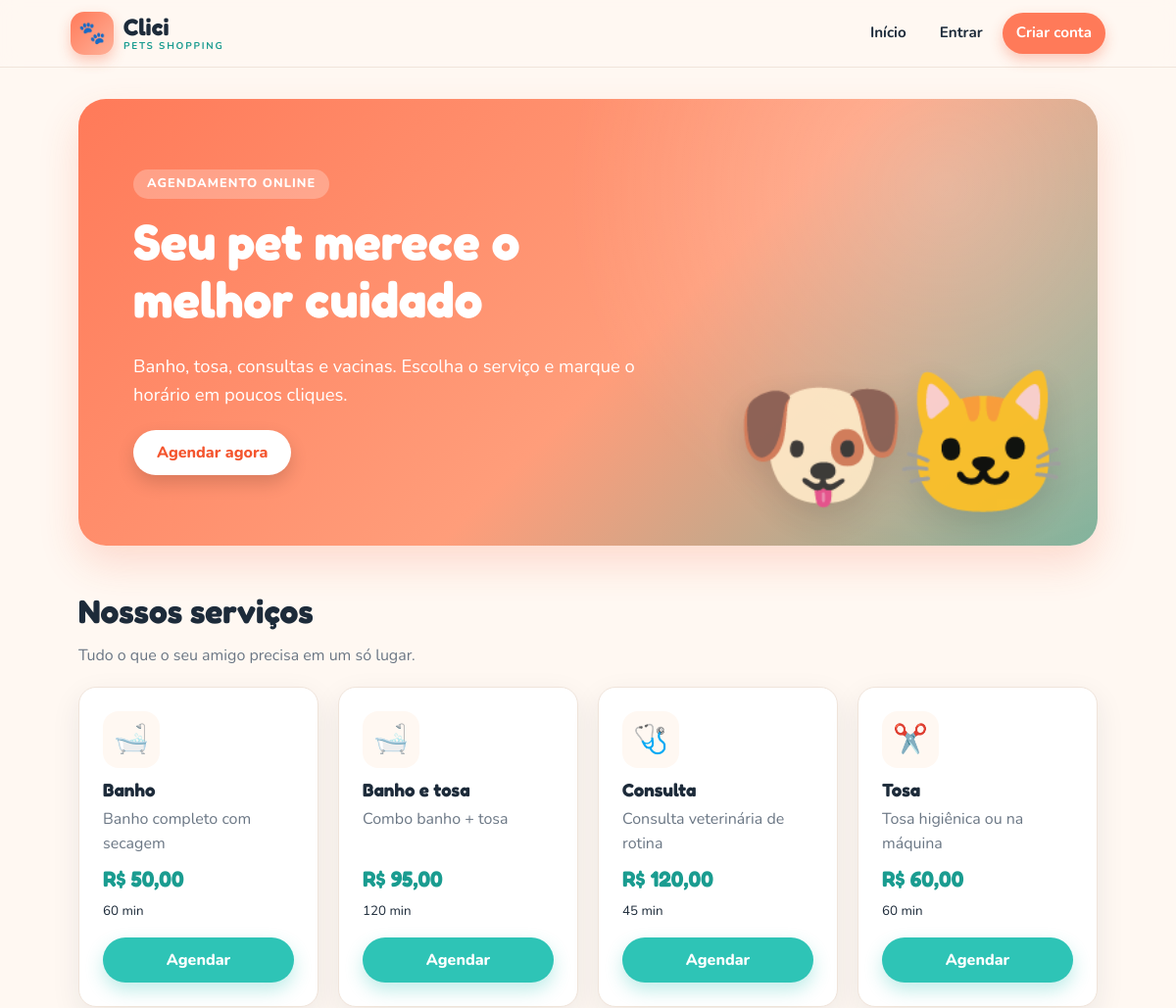
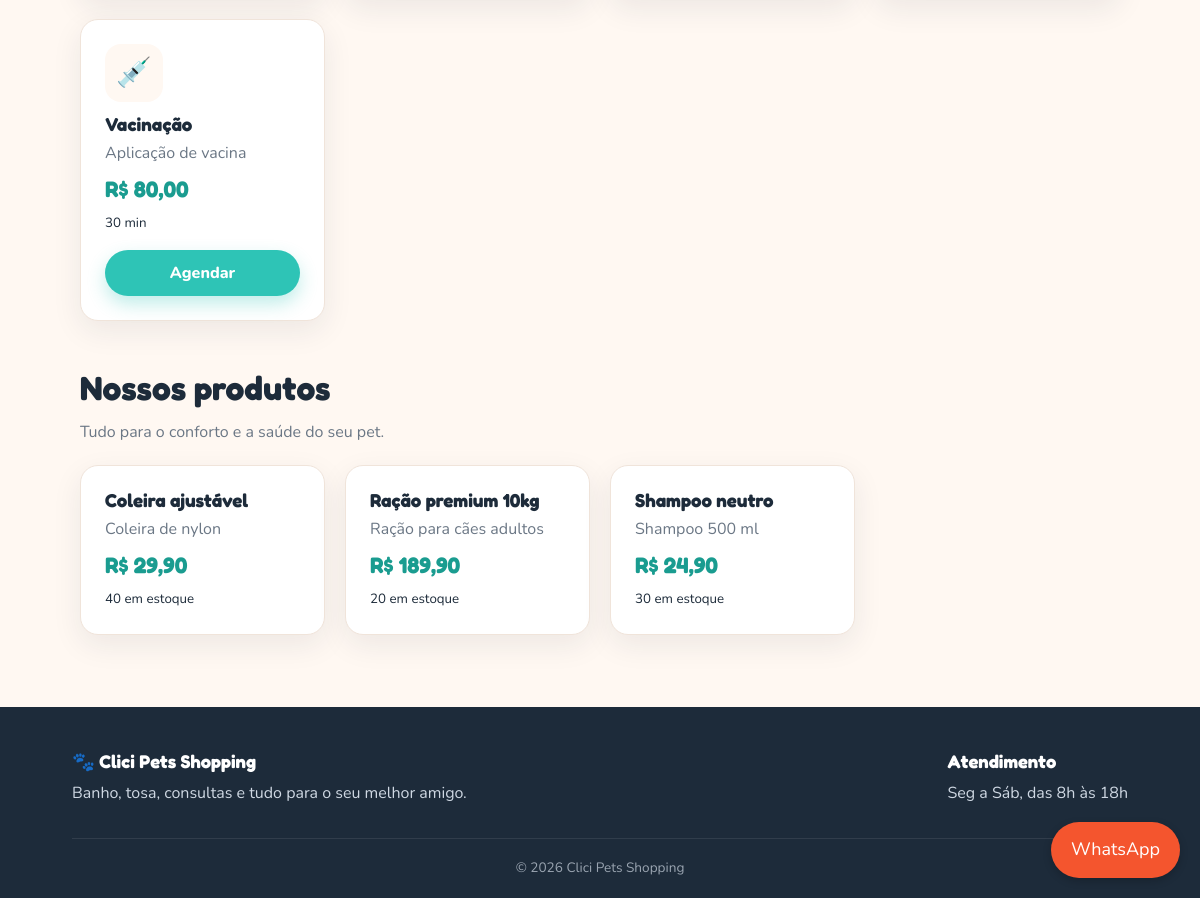
The page / on the database its author committed (2 pictures, top to bottom).
### tables this page shows
CREATE TABLE IF NOT EXISTS servicos (
    id          INT AUTO_INCREMENT PRIMARY KEY,
    nome        VARCHAR(80)   NOT NULL,
    descricao   VARCHAR(255)  NULL,
    preco       DECIMAL(10,2) NOT NULL,
    duracao_min INT           NOT NULL DEFAULT 60,
    ativo       TINYINT(1)    NOT NULL DEFAULT 1
);

CREATE TABLE IF NOT EXISTS produtos (
    id        INT AUTO_INCREMENT PRIMARY KEY,
    nome      VARCHAR(100)  NOT NULL,
    descricao VARCHAR(255)  NULL,
    preco     DECIMAL(10,2) NOT NULL,
    estoque   INT           NOT NULL DEFAULT 0
);

### includes/funcoes.php (called while the page is built, shortened)
<?php
function e($valor): string
{
    return htmlspecialchars((string) $valor, ENT_QUOTES, 'UTF-8');
}
function usuario_atual(): ?array
{
    return $_SESSION['usuario'] ?? null;
}
function icone_servico(string $nome): string
{
    $n = strtolower($nome);
    if (strpos($n, 'banho') !== false) { return '🛁'; }
    if (strpos($n, 'tosa') !== false) { return '✂️'; }
    if (strpos($n, 'consulta') !== false) { return '🩺'; }
    if (strpos($n, 'vacin') !== false) { return '💉'; }
    return '🐾';
}
function preco_br($valor): string
{
    return 'R$ ' . number_format((float) $valor, 2, ',', '.');
}

### index.php (the view, shortened to what this page needs)
<?php
require __DIR__ . '/includes/funcoes.php';
require __DIR__ . '/config/conexao.php';
$servicos = $pdo->query(
    'SELECT id, nome, descricao, preco, duracao_min
       FROM servicos WHERE ativo = 1 ORDER BY nome'
)->fetchAll();
$produtos = $pdo->query(
    'SELECT id, nome, descricao, preco, estoque
     FROM produtos ORDER BY nome'
)->fetchAll();
require __DIR__ . '/includes/cabecalho.php';
?>
<main>
    <section class="hero">
        <span class="tag">Agendamento online</span>
        <h1>Seu pet merece o melhor cuidado</h1>
        <p>Banho, tosa, consultas e vacinas. Escolha o serviço e marque o horário em poucos cliques.</p>
        <a class="btn" href="/agendar.php">Agendar agora</a>
    </section>
    <section class="secao">
        <div class="secao-titulo">
            <h2>Nossos serviços</h2>
        </div>
        <p class="sub">Tudo o que o seu amigo precisa em um só lugar.</p>
        <?php if (!$servicos): ?>
            <div class="vazio"><span class="emoji">🐾</span>Nenhum serviço disponível no momento.</div>
        <?php else: ?>
            <div class="cards">
                <?php foreach ($servicos as $s): ?>
                    <article class="card">
                        <div class="icone"><?= icone_servico($s['nome']) ?></div>
                        <h3><?= e($s['nome']) ?></h3>
                        <p><?= e($s['descricao']) ?></p>
                        <span class="preco"><?= preco_br($s['preco']) ?></span>
                        <small><?= (int) $s['duracao_min'] ?> min</small>
                        <a class="btn menta" href="/agendar.php?servico=<?= (int) $s['id'] ?>">Agendar</a>
                    </article>
                <?php endforeach; ?>
            </div>
        <?php endif; ?>
    </section>
    <section class="secao">
    <div class="secao-titulo">
        <h2>Nossos produtos</h2>
    </div>
    <p class="sub">Tudo para o conforto e a saúde do seu pet.</p>
    <?php if (!$produtos): ?>
        <div class="vazio">Nenhum produto disponível</div>
    <?php else: ?>
        <div class="cards">
            <?php foreach ($produtos as $p): ?>
                <article class="card">
                    <h3><?= e($p['nome']) ?></h3>
                    <p><?= e($p['descricao']) ?></p>
                    <span class="preco"><?= preco_br($p['preco']) ?></span>
                    <small><?= (int) $p['estoque'] ?> em estoque</small>
                </article>
            <?php endforeach; ?>
        </div>
    <?php endif; ?>
</section>
</main>
<?php require __DIR__ . '/includes/rodape.php'; ?>

### includes/cabecalho.php (shortened to what this page needs)
<?php
require_once __DIR__ . '/funcoes.php';
$u = usuario_atual();
?>
<!DOCTYPE html>
<html lang="pt-br">
<head>
    <link rel="stylesheet" href="/asset/css/style.css">
</head>
<body>
<header class="site-header">
    <a href="/index.php" class="logo">
        <span class="logo-icon">🐾</span>
        <span class="logo-text">Clici<small>Pets Shopping</small></span>
    </a>
    <nav class="menu">
        <a href="/index.php">Início</a>
        <?php if ($u): ?>
            <a href="/pets.php">Meus pets</a>
            <a href="/meus_agendamentos.php">Agendamentos</a>
            <?php if (!empty($u['e_admin'])): ?>
                <a href="/admin/index.php">Admin</a>
            <?php endif; ?>
            <a href="/logout.php" class="menu-sair">Sair (<?= e(explode(' ', $u['nome'])[0]) ?>)</a>
        <?php else: ?>
            <a href="/login.php">Entrar</a>
            <a href="/cadastro.php" class="menu-cta">Criar conta</a>
        <?php endif; ?>
    </nav>
</header>

### includes/rodape.php
<footer class="site-footer">
    <div class="footer-inner">
        <div>
            <strong class="footer-logo">🐾 Clici Pets Shopping</strong>
            <p>Banho, tosa, consultas e tudo para o seu melhor amigo.</p>
        </div>
        <div>
            <strong>Atendimento</strong>
            <p>Seg a Sáb, das 8h às 18h</p>
        </div>
    </div>
    <p class="footer-copy">&copy; <?= date('Y') ?> Clici Pets Shopping </p>
    <a href="https://wa.me/5541997376275?text=Óla,%20vim%20do%20site%20clici%20Pets%20Shopping%20!"
target="_blank" style="position:fixed; bottom:20px; right:20px; background: #f4552e; color:white; padding:14px 20px; border-radius:50px; text-decoration:none; font-size:18px; box-shadow:0 3px 8px rgba(0,0,0,0.2);">WhatsApp</a>
</footer>
</body>
</html>

### rows shown on the page
servicos: nome "🛁", nome "Banho", descricao "Banho completo com secagem", preco "R$ 50,00", duracao_min "60"
servicos: nome "🛁", nome "Banho e tosa", descricao "Combo banho + tosa", preco "R$ 95,00", duracao_min "120"
servicos: nome "🩺", nome "Consulta", descricao "Consulta veterinária de rotina", preco "R$ 120,00", duracao_min "45"
servicos: nome "✂️", nome "Tosa", descricao "Tosa higiênica ou na máquina", preco "R$ 60,00", duracao_min "60"
servicos: nome "💉", nome "Vacinação", descricao "Aplicação de vacina", preco "R$ 80,00", duracao_min "30"
produtos: nome "Coleira ajustável", descricao "Coleira de nylon", preco "R$ 29,90", estoque "40"
produtos: nome "Ração premium 10kg", descricao "Ração para cães adultos", preco "R$ 189,90", estoque "20"
produtos: nome "Shampoo neutro", descricao "Shampoo 500 ml", preco "R$ 24,90", estoque "30"
